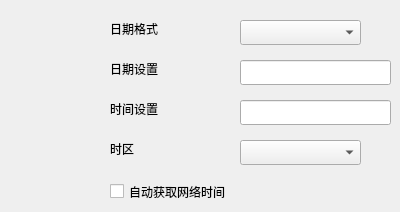
     <widget class="QWidget" name="page_general_time">
      <widget class="QLabel" name="label_time_timeFormat">
       <property name="geometry">
        <rect>
         <x>110</x>
         <y>20</y>
         <width>67</width>
         <height>17</height>
        </rect>
       </property>
       <property name="text">
        <string>日期格式</string>
       </property>
      </widget>
      <widget class="QLabel" name="label_time_dateSet">
       <property name="geometry">
        <rect>
         <x>110</x>
         <y>60</y>
         <width>67</width>
         <height>17</height>
        </rect>
       </property>
       <property name="text">
        <string>日期设置</string>
       </property>
      </widget>
      <widget class="QLabel" name="label_time_timeSet">
       <property name="geometry">
        <rect>
         <x>110</x>
         <y>100</y>
         <width>67</width>
         <height>17</height>
        </rect>
       </property>
       <property name="text">
        <string>时间设置</string>
       </property>
      </widget>
      <widget class="QLabel" name="label_time_timeArea">
       <property name="geometry">
        <rect>
         <x>110</x>
         <y>140</y>
         <width>67</width>
         <height>17</height>
        </rect>
       </property>
       <property name="text">
        <string>时区</string>
       </property>
      </widget>
      <widget class="QCheckBox" name="checkBox_time_autoGetTime">
       <property name="geometry">
        <rect>
         <x>110</x>
         <y>180</y>
         <width>151</width>
         <height>23</height>
        </rect>
       </property>
       <property name="text">
        <string>自动获取网络时间</string>
       </property>
      </widget>
      <widget class="QComboBox" name="comboBox_time_timeFormat">
       <property name="geometry">
        <rect>
         <x>240</x>
         <y>20</y>
         <width>121</width>
         <height>25</height>
        </rect>
       </property>
      </widget>
      <widget class="QComboBox" name="comboBox_time_timeArea">
       <property name="geometry">
        <rect>
         <x>240</x>
         <y>140</y>
         <width>121</width>
         <height>25</height>
        </rect>
       </property>
      </widget>
      <widget class="QLineEdit" name="lineEdit_time_dateSet">
       <property name="geometry">
        <rect>
         <x>240</x>
         <y>60</y>
         <width>151</width>
         <height>25</height>
        </rect>
       </property>
      </widget>
      <widget class="QLineEdit" name="lineEdit_time_timeSet">
       <property name="geometry">
        <rect>
         <x>240</x>
         <y>100</y>
         <width>151</width>
         <height>25</height>
        </rect>
       </property>
      </widget>
     </widget>
